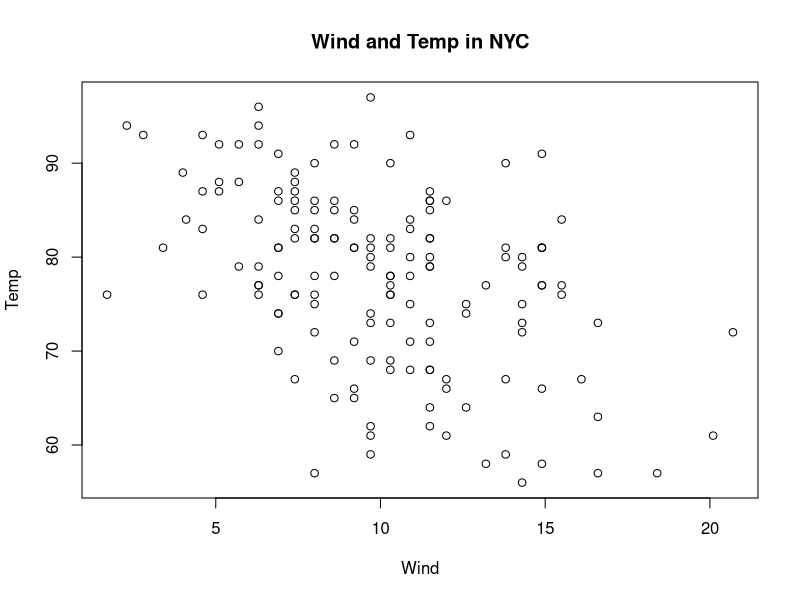
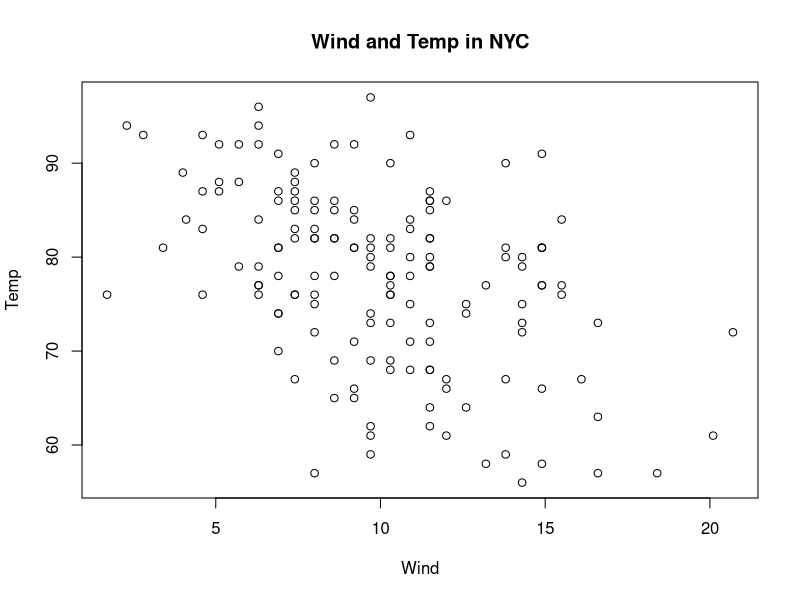

Reproduce these figures in R, in order.
pdf(file="myfig.pdf")
with(airquality,plot(Wind,Temp,main="Wind and Temp in NYC"))
dev.off()
getwd()
with(airquality,plot(Wind,Temp,main="Wind and Temp in NYC"))
dev.copy(png,file="mycopy.png")
dev.off()
